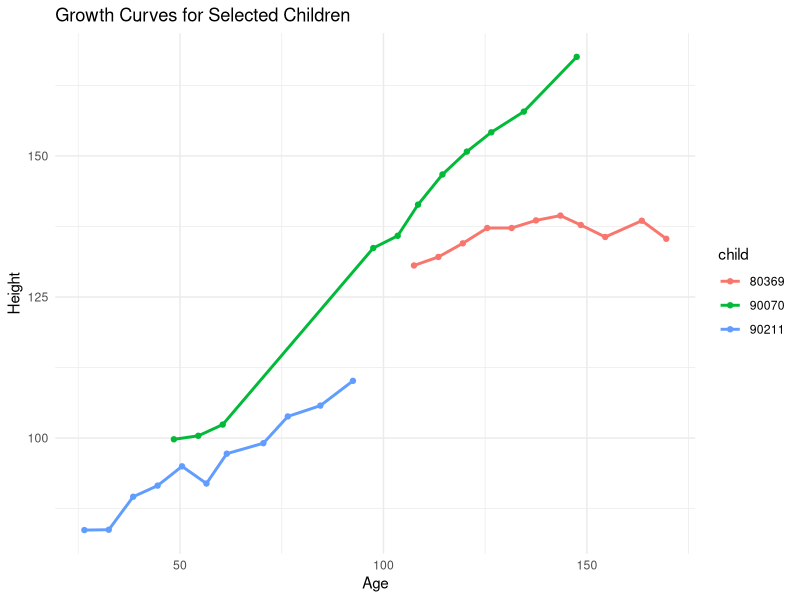
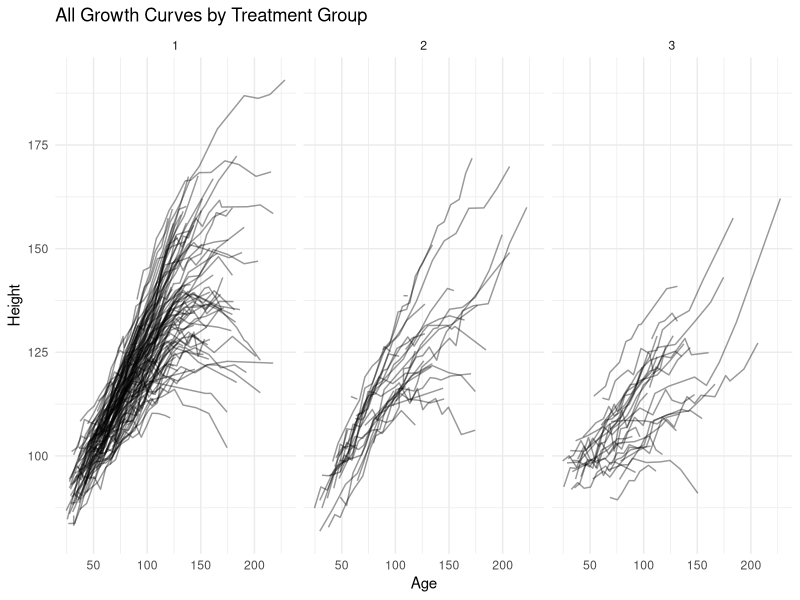
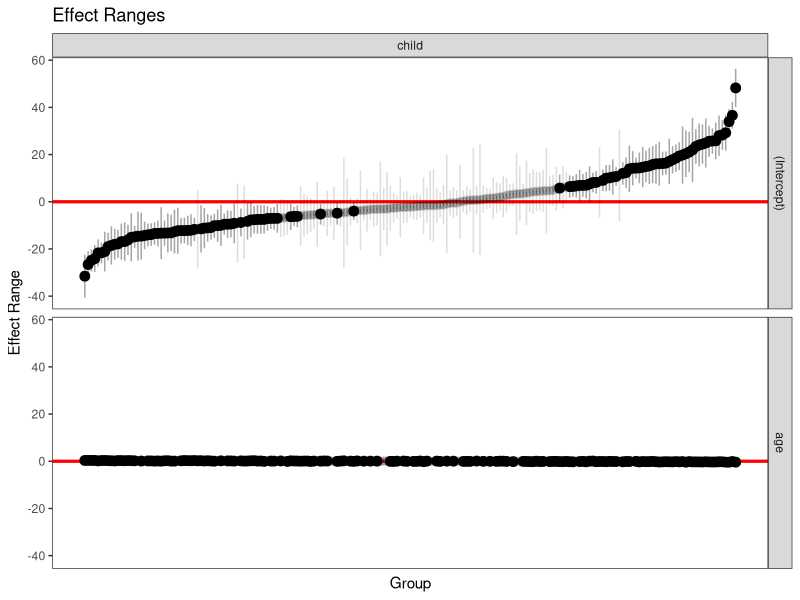

Source code (R) for these figures, in order:
## ---- chunk 1
library(ggplot2)
library(lme4)
library(lmerTest)
library(merTools)
data <- read.csv('growth_data.txt', sep='\t')
data$child <- as.factor(data$child)
data$treatment <- as.factor(data$treatment)
## ---- chunk 2

selected_children <- c(90211, 90070, 80369)

# Filter manually using base R
three_children <- data[data$child %in% selected_children, ]
## ---- chunk 3
data$height[is.na(data$height)] <- median(data$height, na.rm=T)
data$age[is.na(data$age)] <- median(data$age, na.rm=T)
non_missing <- data$treatment[!is.na(data$treatment)]

class_probs <- prop.table(table(non_missing))

n_na <- sum(is.na(data$treatment))

set.seed(123)
random_impute <- sample(
  names(class_probs), 
  size = n_na, 
  replace = TRUE, 
  prob = class_probs
)

data$treatment[is.na(data$treatment)] <- random_impute
## ---- chunk 4
names(data)

## ---- chunk 5
# Plot using ggplot2
ggplot(three_children, aes(x = age, y = height, colour = child)) +
  geom_line(size=1) +
  geom_point() +
  theme_minimal() +
  labs(title="Growth Curves for Selected Children",
       x="Age", y="Height")
## ---- chunk 6
ggplot(data, aes(x = age, y = height, group = child)) +
  geom_line(alpha=0.4) +
  facet_wrap(~ treatment) +
  theme_minimal() +
  labs(title="All Growth Curves by Treatment Group",
       x="Age", y="Height")
## ---- chunk 7
model_intercept <- lmer(height ~ age + treatment + (1 | child), data=data)
summary(model_intercept)
## ---- chunk 8
model_slope <- lmer(height ~ age + treatment + (0 + age | child), data=data)
summary(model_slope)

## ---- chunk 9
model_full <- lmer(height ~ age + treatment + (age | child), data=data)
summary(model_full)

# Extract random effects with confidence intervals
re <- REsim(model_full)

# Plot random effects
plotREsim(re)

## ---- chunk 10
anova(model_intercept, model_full)
## ---- chunk 11
